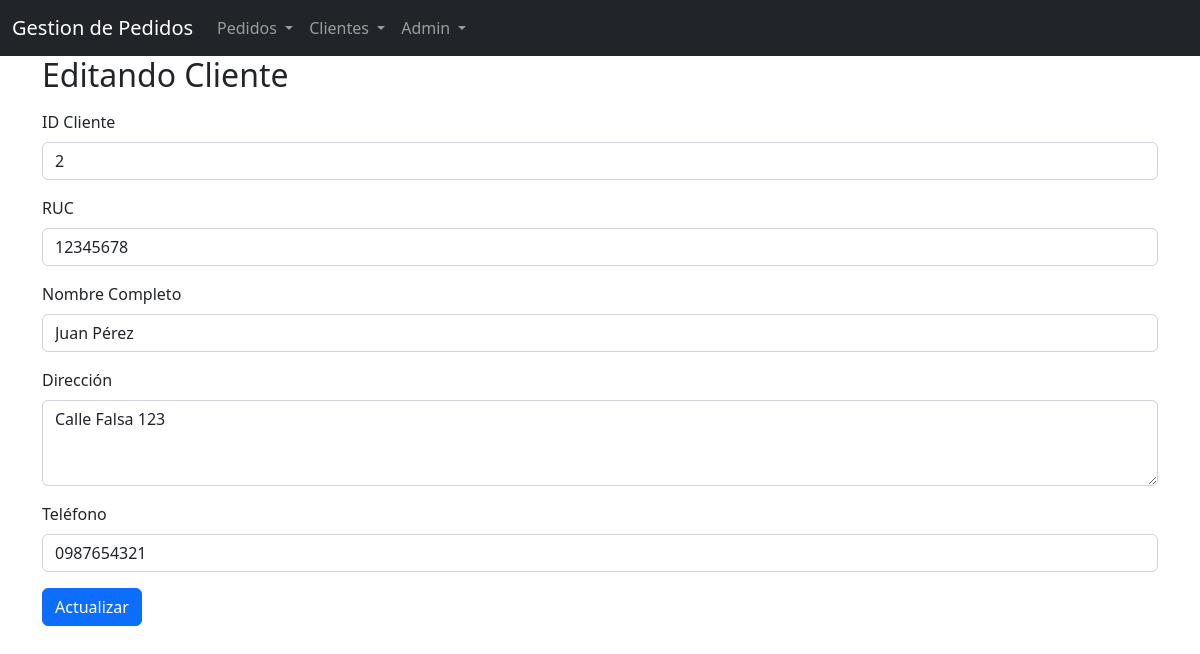
/view/cliente/edit.php?id=2 (signed in), run on the app's committed database.
### tables this page shows
CREATE TABLE cliente (
    id INT AUTO_INCREMENT PRIMARY KEY,
    ruc VARCHAR(20) NOT NULL UNIQUE,
    nombre_completo VARCHAR(255) NOT NULL,
    direccion TEXT,
    telefono VARCHAR(20)
);

### dao/database.php (called while the page is built, shortened)
<?php
class dataConex
{
    public function conexion()
    {
        try {
            $PDO = new PDO("mysql:host=" . SERVER . ";dbname=" . DATABASE, USER, PASSWORD);
            return $PDO;
        } catch (PDOException $ex) {
            return $ex->getMessage();
        }
    }
}

### controller/clienteController.php (called while the page is built, shortened)
<?php
class clienteController
{
    private $model;
    public function __construct()
    {
        require_once(MODEL_PATH . 'clienteModel.php');
        $this->model = new clienteModel();
    }
    public function search($id)
    {
        return ($this->model->buscar($id) != false) ? $this->model->buscar($id) :
            header('location: ./index.php');
    }
}

### model/clienteModel.php (called while the page is built, shortened)
<?php
class clienteModel
{
    private $PDO;
    public function __construct()
    {
        require_once(DAO_PATH . 'database.php');
        $data = new dataConex();
        $this->PDO = $data->conexion();
    }
    public function buscar($id)
    {
        $sql = 'SELECT id, ruc, nombre_completo, direccion, telefono FROM cliente WHERE id = :id';
        $statement = $this->PDO->prepare($sql);
        $statement->bindParam(':id', $id);
        return ($statement->execute()) ? $statement->fetch() : false;
    }
}

### view/cliente/edit.php (the view, shortened to what this page needs)
<?php
require_once(CONTROLLER_PATH . 'clienteController.php');
$object = new clienteController();
$idCliente = $_GET['id'];
$cliente = $object->search($idCliente);
?>
<!DOCTYPE html>
<html lang="es">
<head>
    <link rel="stylesheet" href="../../assets/css/bootstrap.min.css">
</head>
<body>
    <?php
    require_once(VIEW_PATH . '/navbar/navbar.php');
    ?>
    <div class="container">
        <div class="mb-3">
            <h2>Editando Cliente</h2>
        </div>
        <form id="formCliente" action="update.php" method="post" class="g-3 needs-validation" novalidate>
            <div class="mb-3">
                <label for="id" class="form-label">ID Cliente</label>
                <input value="<?= $cliente['id'] ?>" type="text" class="form-control" id="id" name="id" readonly>
            </div>
            <div class="mb-3">
                <label for="ruc" class="form-label">RUC</label>
                <input value="<?= $cliente['ruc'] ?>" type="text" class="form-control" id="ruc" name="ruc" required>
            </div>
            <div class="mb-3">
                <label for="nombre_completo" class="form-label">Nombre Completo</label>
                <input value="<?= $cliente['nombre_completo'] ?>" type="text" class="form-control" id="nombre_completo" name="nombre_completo" required>
            </div>
            <div class="mb-3">
                <label for="direccion" class="form-label">Dirección</label>
                <textarea class="form-control" id="direccion" name="direccion" rows="3"><?= $cliente['direccion'] ?></textarea>
            </div>
            <div class="mb-3">
                <label for="telefono" class="form-label">Teléfono</label>
                <input value="<?= $cliente['telefono'] ?>" type="text" class="form-control" id="telefono" name="telefono" required>
            </div>
            <button type="submit" class="btn btn-primary">Actualizar</button>
        </form>
    </div>
</body>
</html>

### data on the page
cliente: id "2", ruc "12345678", nombre_completo "Juan Pérez", direccion "Calle Falsa 123", telefono "0987654321"

### other printed values
$usuario "Admin"
